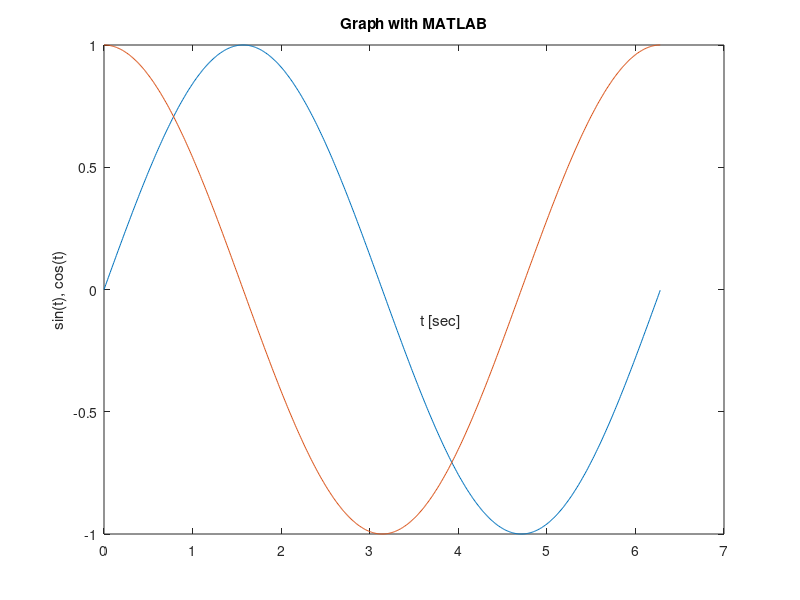

Write MATLAB code to recreate this figure. (Note: this script raises an error after producing the figure.)
% 22126 So Nishiyama

t = 0:0.01:2*pi;
x1 = sin(t);
x2 = cos(t);
clf;
plot(t', [x1', x2']);

A = gca; 

title('Graph with MATLAB');
xlabel('t [sec]', 'Position', [3.8, -0.1, 0]);
ylabel('sin(t), cos(t)');

L = A.Children; 
L(1).LineStyle = '--';
L(2).LineStyle = ':';

A.Title.FontSize = 18;
A.XLabel.FontSize = 16;
A.XLabel.FontAngle = 'italic';

A.YLabel.FontSize = 16;

A.XAxisLocation = 'origin';
box off;
grid on;